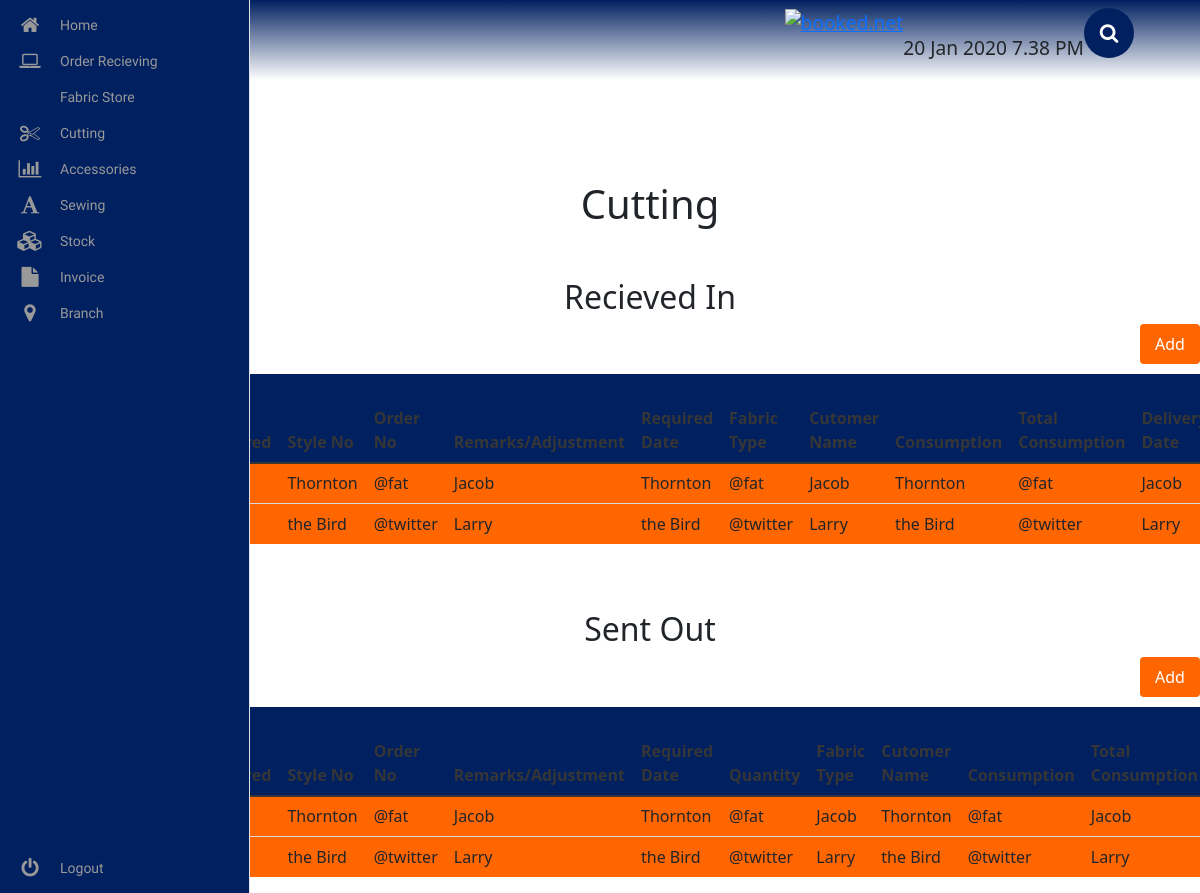
Page /cutting/ on the earlier database version.
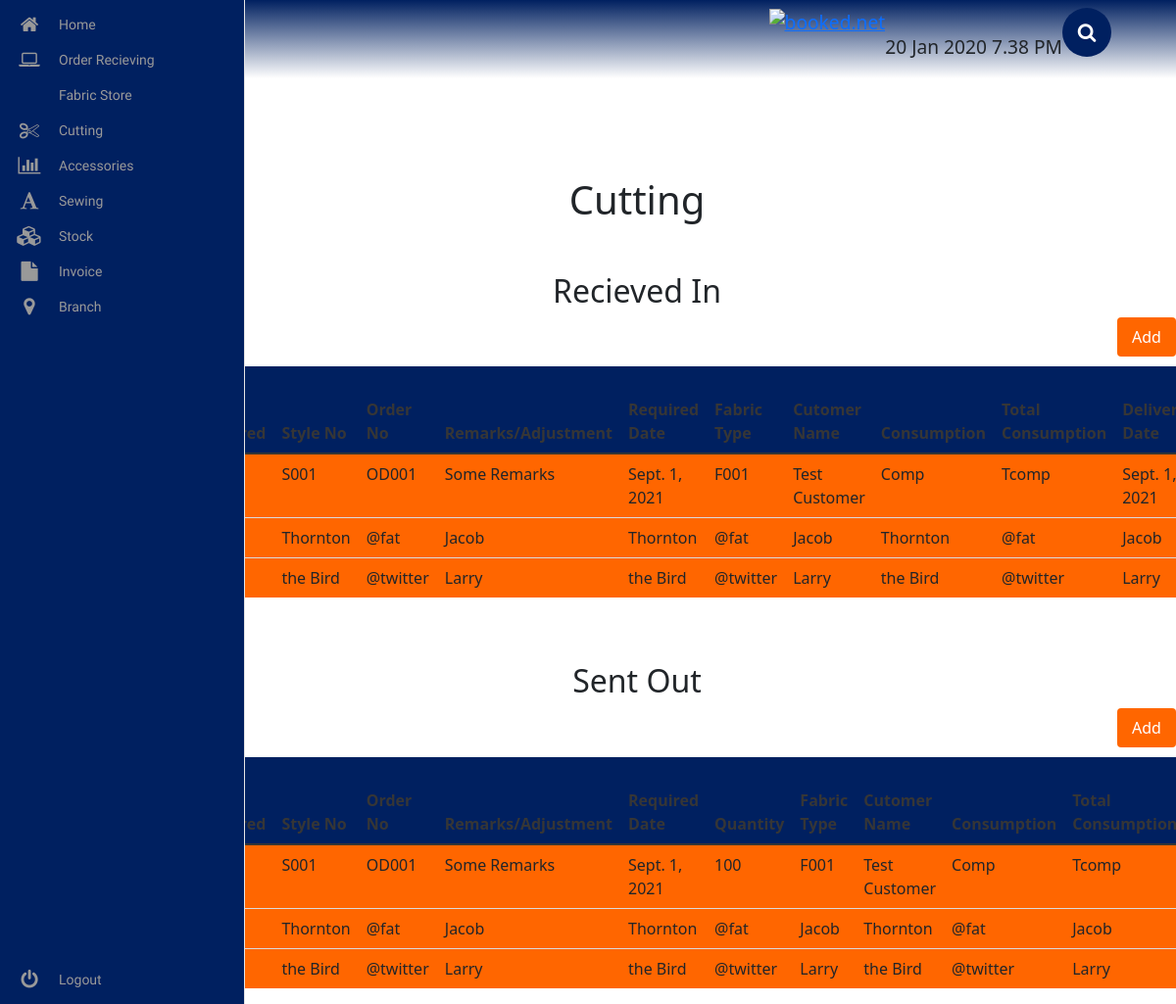
Same page on the later database version.
### cutting/models.py (models this page shows)
class RecievedIn(models.Model):
	order_recieved = models.DateField()
	date_order_delivered = models.DateField()
	style_no = models.CharField(max_length=1000)
	order_no = models.CharField(max_length=1000)
	remarks = models.CharField(max_length=9000)
	required_date = models.DateField()
	fabric_type = models.CharField(max_length=1000)
	customer_name = models.CharField(max_length=1000)
	consumption = models.CharField(max_length=1000)
	total_consumption = models.CharField(max_length=1000)
	delivery_date = models.DateField()
	time = models.BooleanField()
	user_notes = models.CharField(max_length=10000)

class SentOut(models.Model):
	order_recieved = models.DateField()
	date_order_delivered = models.DateField()
	style_no = models.CharField(max_length=1000)
	order_no = models.CharField(max_length=1000)
	remarks = models.CharField(max_length=9000)
	required_date = models.DateField()
	quantity = models.IntegerField()
	fabric_type = models.CharField(max_length=1000)
	customer_name = models.CharField(max_length=1000)
	consumption = models.CharField(max_length=1000)
	total_consumption = models.CharField(max_length=1000)
	delivery_date = models.DateField()
	time = models.BooleanField()
	user_notes = models.CharField(max_length=10000)

### cutting/views.py (the view)
# urls.py: path('', CuttingMainView.as_view(), name="cutting_view"),
class CuttingMainView(View):
	template_name = 'cutting_main.html'
	recieved_in_query = RecievedIn.objects.all()
	sent_out_query = SentOut.objects.all()
	def get_recieved_in_query_set(self):
		return self.recieved_in_query
	def get_sent_out_query_set(self):
		return self.sent_out_query
	def get(self, request):
		context = {
			'recieved_ins': self.get_recieved_in_query_set(),
			'sent_outs': self.get_sent_out_query_set()
			}
		return render(request, self.template_name, context)

### cutting/templates/cutting_main.html (shortened to what the changed rows need)
<!DOCTYPE html>
<html lang="en">
{% extends 'base.html' %}
{% load static %}
    {% block extra_css %}
        <link rel="stylesheet" href="{% static 'cutting/css/cutting_main.css' %}">
    {% endblock %}
    {% block content %}
        <div class="cutting__container">
            <h1> Cutting </h1>
            <h2> Recieved In </h2>
            <div class="table-responsive">
              <table class="table">
                <thead>
                  <tr class="cutting__tr">
                    <th scope="col">Order Received</th>
                    <th scope="col">Date Order Delivered</th>
                    <th scope="col">Style No</th>
                    <th scope="col">Order No</th>
                    <th scope="col">Remarks/Adjustment</th>
                    <th scope="col">Required Date</th>
                    <th scope="col">Fabric Type</th>
                    <th scope="col">Cutomer Name</th>
                    <th scope="col">Consumption</th>
                    <th scope="col">Total Consumption</th>
                    <th scope="col">Delivery Date</th>
                  </tr>
                </thead>
                <tbody>
                  <tr class="cutting__body">
                    {% for recieved_in in recieved_ins %}
                    <td>  {{ recieved_in.order_recieved }} </td>
                    <td> {{ recieved_in.date_order_delivered }} </td>
                    <td>  {{ recieved_in.style_no }}</td>
                    <td> {{ recieved_in.order_no }} </td>
                    <td> {{ recieved_in.remarks }} </td>
                    <td> {{ recieved_in.required_date }} </td>
                    <td> {{ recieved_in.fabric_type }} </td>
                    <td> {{ recieved_in.customer_name }} </td>
                    <td> {{ recieved_in.consumption }} </td>
                    <td> {{ recieved_in.total_consumption }} </td>
                    <td> {{ recieved_in.delivery_date }} </td>
                    {% endfor %}
                  </tr>
                  <tr class="cutting__body">
                    <th scope="row">2</th>
                  </tr>
                  <tr class="cutting__body">
                    <th scope="row">3</th>
                  </tr>
                </tbody>
              </table>
            </div>
            <h2> Sent Out </h2>
            <div class="table-responsive">
              <table class="table">
                <thead>
                  <tr class="cutting__tr">
                    <th scope="col">Order Received</th>
                    <th scope="col">Date Order Delivered</th>
                    <th scope="col">Style No</th>
                    <th scope="col">Order No</th>
                    <th scope="col">Remarks/Adjustment</th>
                    <th scope="col">Required Date</th>
                    <th scope="col">Quantity</th>
                    <th scope="col">Fabric Type</th>
                    <th scope="col">Cutomer Name</th>
                    <th scope="col">Consumption</th>
                    <th scope="col">Total Consumption</th>
                  </tr>
                </thead>
                <tbody>
                  <tr class="cutting__body">
                    {% for sent_out in sent_outs %}
                    <td>  {{ sent_out.order_recieved }} </td>
                    <td> {{ sent_out.date_order_delivered }} </td>
                    <td>  {{ sent_out.style_no }}</td>
                    <td> {{ sent_out.order_no }} </td>
                    <td> {{ sent_out.remarks }} </td>
                    <td> {{ sent_out.required_date }} </td>
                    <td> {{ sent_out.quantity }} </td>
                    <td> {{ sent_out.fabric_type }} </td>
                    <td> {{ sent_out.customer_name }} </td>
                    <td> {{ sent_out.consumption }} </td>
                    <td> {{ sent_out.total_consumption }} </td>
                    {% endfor %}
                  </tr>
                  <tr class="cutting__body">
                    <th scope="row">2</th>
                  </tr>
                  <tr class="cutting__body">
                    <th scope="row">3</th>
                  </tr>
                </tbody>
              </table>
            </div>
        </div>
    {% endblock %}

Differences in the rows shown:
added RecievedIn: style_no "S001", order_no "OD001", remarks "Some Remarks", required_date "Sept. 1, 2021", fabric_type "F001", customer_name "Test Customer", consumption "Comp", total_consumption "Tcomp", delivery_date "Sept. 1, 2021"
added SentOut: style_no "S001", order_no "OD001", remarks "Some Remarks", required_date "Sept. 1, 2021", quantity "100", fabric_type "F001", customer_name "Test Customer", consumption "Comp", total_consumption "Tcomp"
